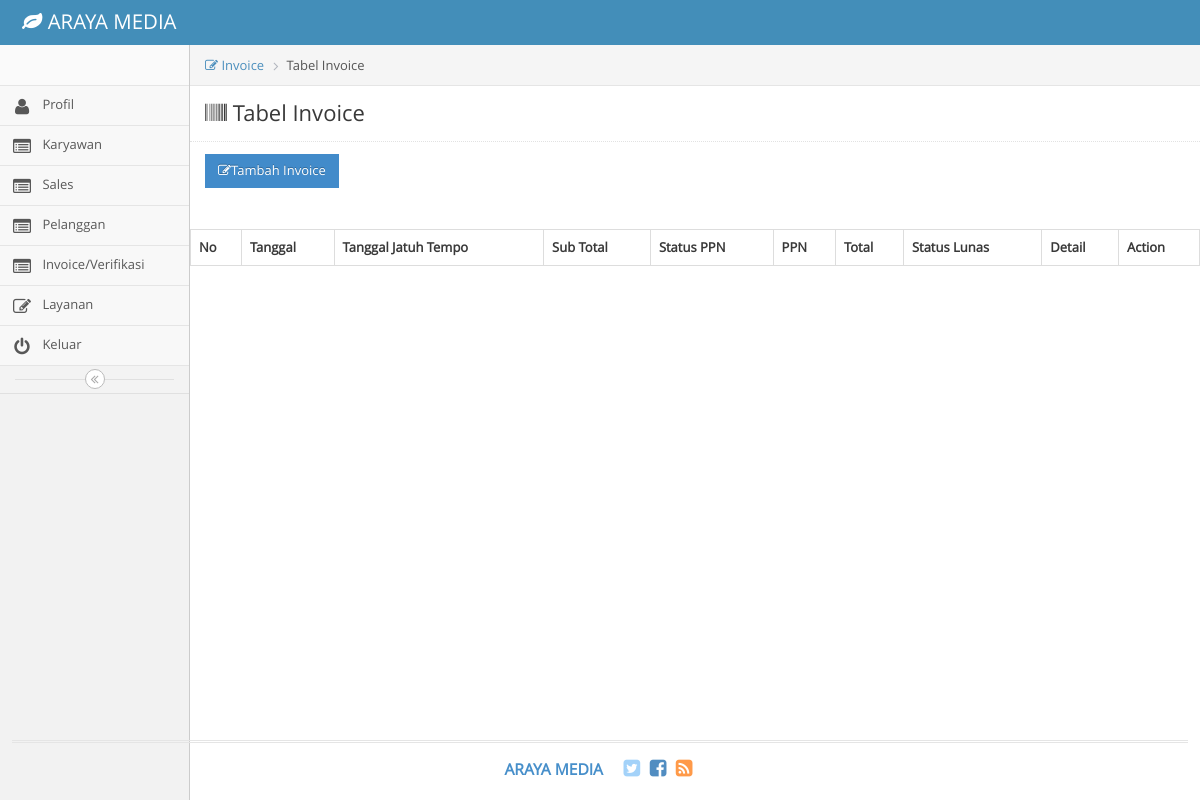
Before: /index.php/invover_admin with the older database file.
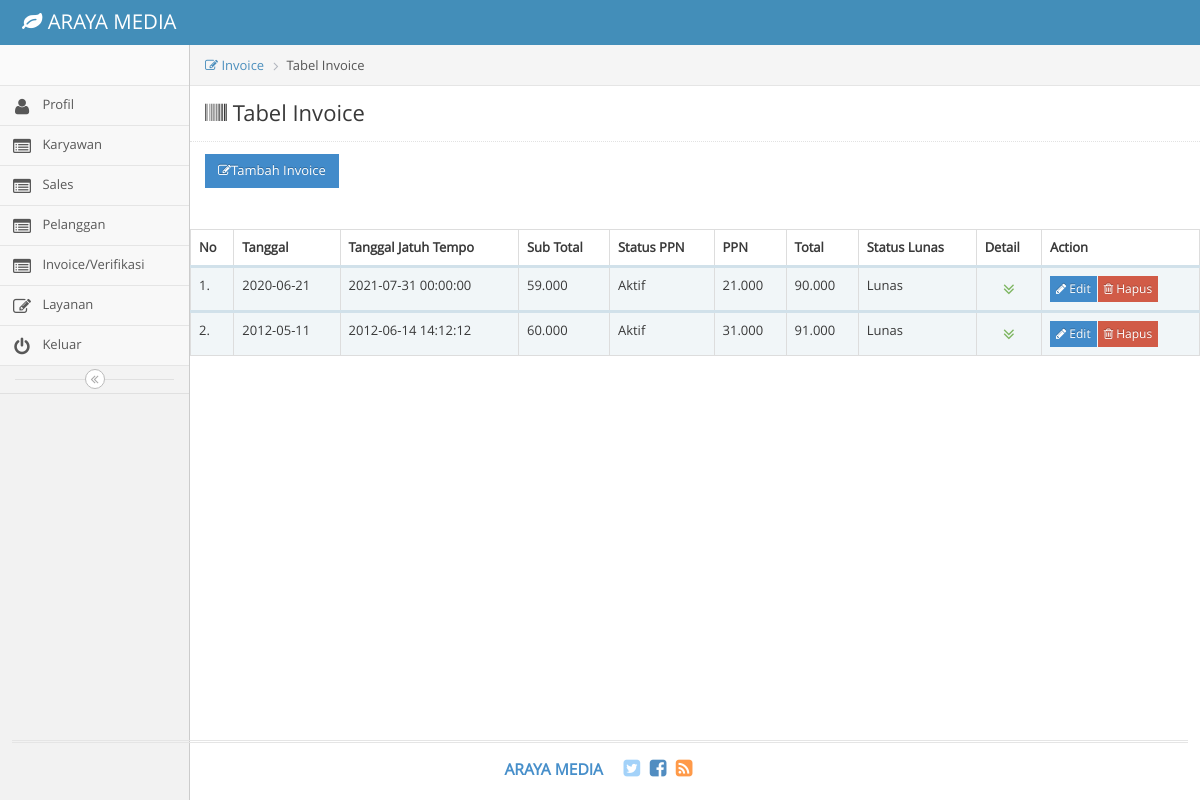
After: the same page with the newer database file.
### tables this page shows
CREATE TABLE `invoice` (
  `No_Faktur` int(11) NOT NULL,
  `id_Customer` int(11) DEFAULT NULL,
  `id_Karyawan` int(11) DEFAULT NULL,
  `id_Detail_Invoice` int(11) DEFAULT NULL,
  `Tanggal` date DEFAULT NULL,
  `Tgl_JatuhTempo` datetime DEFAULT NULL,
  `Sub_Total` varchar(45) DEFAULT NULL,
  `Status_Ppn` varchar(45) DEFAULT NULL,
  `Ppn` varchar(45) DEFAULT NULL,
  `Total` varchar(45) DEFAULT NULL,
  `Status_Lunas` varchar(45) DEFAULT NULL
);

### application/controllers/invover_admin.php (called while the page is built, shortened)
<?php
class Invover_admin extends CI_Controller {
	public function index()
	{
		$datainvoice = $this->db->get("invoice")->result();
		$data = array(
			'form' => 'invover_admin',
			'invoice' => $datainvoice
		);
		$this->load->view('invover_admin',$data);
	}
}

### index.php (called while the page is built, shortened)
<?php
require_once BASEPATH.'core/CodeIgniter.php';

### application/views/invover_admin.php (the view, shortened to what the changed rows need)
<!DOCTYPE html>
<html lang="en">
	<head>
		<link rel="stylesheet" href="<?php echo base_url()?>assets/css/bootstrap.min.css" />
		<link rel="stylesheet" href="<?php echo base_url()?>assets/font-awesome/4.5.0/css/font-awesome.min.css" />
		<link rel="stylesheet" href="<?php echo base_url()?>assets/css/ace.min.css" class="ace-main-stylesheet" id="main-ace-style" />
		<link rel="stylesheet" href="<?php echo base_url()?>assets/css/ace-skins.min.css" />
		<link rel="stylesheet" href="<?php echo base_url()?>assets/css/ace-rtl.min.css" />
	</head>
	<body class="no-skin">
		<div class="main-container ace-save-state" id="main-container">
			<div class="main-content">
				<div class="main-content-inner">
					<section class="wrapper">
						<table id="simple-table" class="table  table-bordered table-hover">
					                <tbody>
					                  <tr>
					                  	<th><i class="icon_profile"></i> No</th>
					                    <th><i class="icon_profile"></i> Tanggal</th>
					                  	<th><i class="icon_profile"></i> Tanggal Jatuh Tempo</th>
					                    <th><i class="icon_mail_alt"></i> Sub Total</th>
					                    <th><i class="icon_calendar"></i> Status PPN</th>
					                    <th><i class="icon_calendar"></i> PPN</th>
					                    <th><i class="icon_mail_alt"></i> Total</th>
					                    <th><i class="icon_calendar"></i> Status Lunas</th>
					                    <th><i class="icon_profile"></i> Detail</th>
					                    <th><i class="icon_calendar"></i> Action</th>
					                  </tr>
					                  <tbody>
					                  <?php $nomor=1;foreach ($invoice as $value) {?>
					                    <tr class="detail-row open">
					                    <td><?php echo $nomor++?>.</td>
					                    <td><?php echo $value->Tanggal?></td>
					                    <td><?php echo $value->Tgl_JatuhTempo?></td>
					                    <td><?php echo $value->Sub_Total?></td>
					                    <td><?php echo $value->Status_Ppn?></td>
					                    <td><?php echo $value->Ppn?></td>
					                    <td><?php echo $value->Total?></td>
					                    <td><?php echo $value->Status_Lunas?></td>
					                    <td class="center">
														<div class="action-buttons">
															<a href="#" class="green bigger-140 show-details-btn" title="Show Details">
																<i class="ace-icon fa fa-angle-double-down"></i>
															</a>
														</div>
													</td>
					                    <td>
					                  	<div class="btn-group">
											<a href="<?php echo base_url()."index.php/invover_admin/edit/".$value->No_Faktur?>" class="btn btn-primary btn-xs">
												<i class="fa fa-pencil"></i> Edit
											</a>
											<a href="<?php echo base_url()."index.php/invover_admin/delete/".$value->No_Faktur?>" class="btn btn-danger btn-xs">
												<i class="fa fa-trash-o"></i> Hapus
											</a>
										</div>
						              </td>
						              </tr>
						          </tbody>
					</section>
						<?php
                    }
                    ?>
		</div>
	</body>
</html>

Changed rows visible on the page:
added invoice: Tanggal "2020-06-21", Tgl_JatuhTempo "2021-07-31 00:00:00", Sub_Total "59.000", Status_Ppn "Aktif", Ppn "21.000", Total "90.000", Status_Lunas "Lunas"
added invoice: Tanggal "2012-05-11", Tgl_JatuhTempo "2012-06-14 14:12:12", Sub_Total "60.000", Status_Ppn "Aktif", Ppn "31.000", Total "91.000", Status_Lunas "Lunas"
